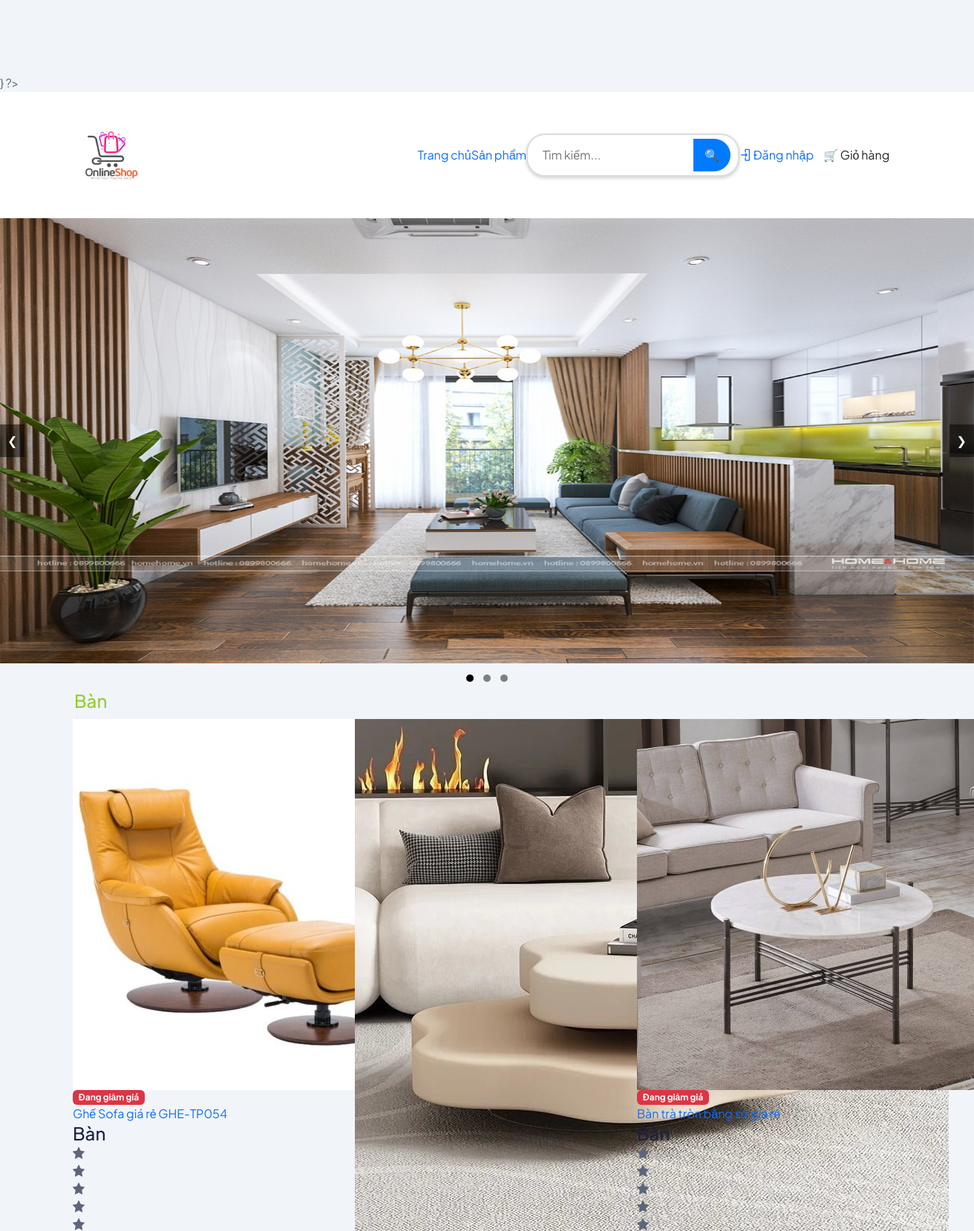
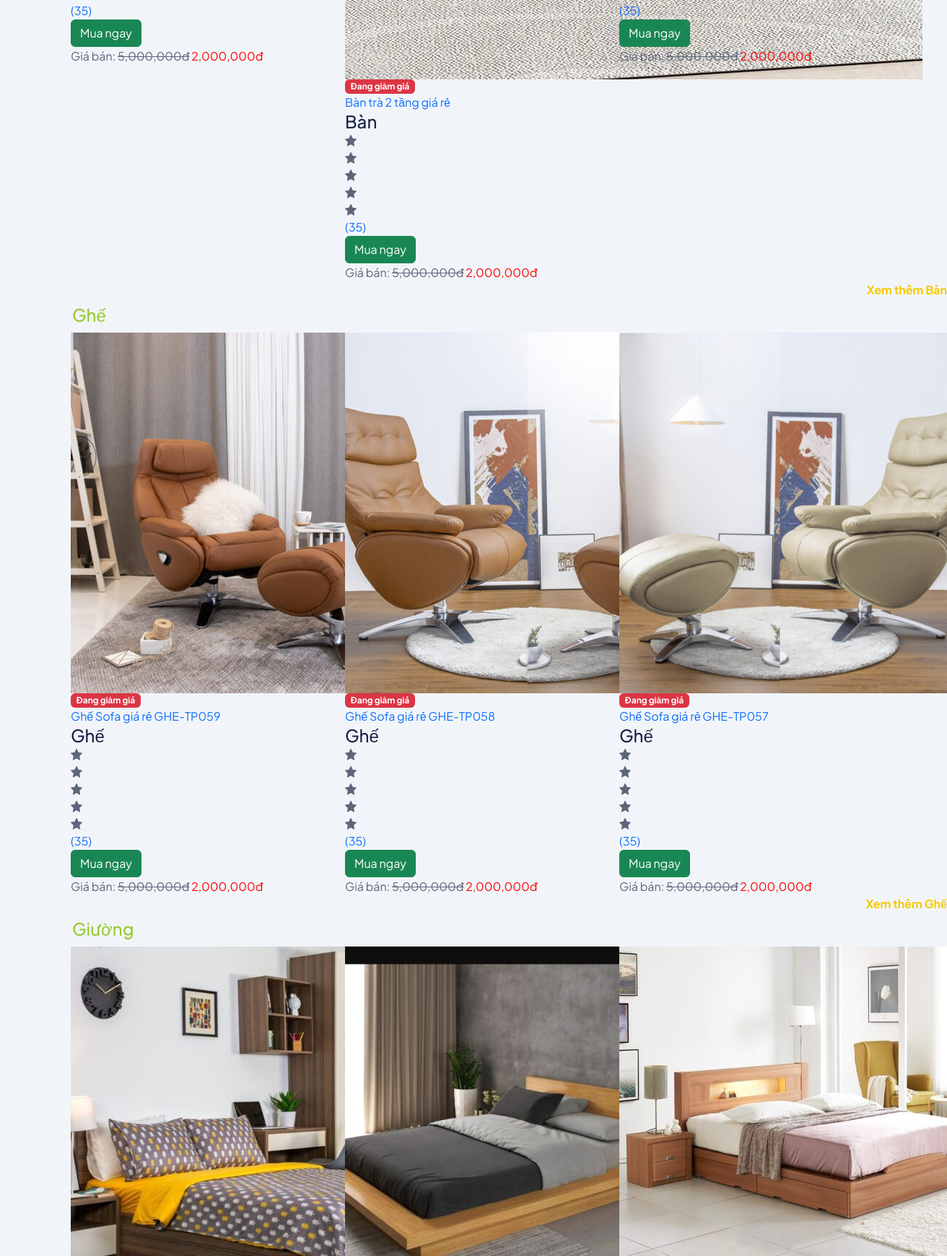
The page / (upper part) on the database its author committed (2 pictures, top to bottom).
### tables this page shows
CREATE TABLE `danhmuc` (
  `id` int(11) NOT NULL,
  `tendanhmuc` varchar(50) NOT NULL,
  `mota` varchar(1000) NOT NULL
);

CREATE TABLE `mathang` (
  `id` int(11) NOT NULL,
  `tenmathang` varchar(255) NOT NULL,
  `mota` text NOT NULL,
  `giaban` float NOT NULL,
  `giagoc` float NOT NULL,
  `soluongton` int(11) NOT NULL,
  `hinhanh` varchar(255) NOT NULL,
  `luotxem` int(11) NOT NULL,
  `luotmua` int(11) NOT NULL,
  `danhmuc_id` int(11) NOT NULL
);

### model/danhmuc.php (called while the page is built, shortened)
<?php
class DANHMUC{
    public function laydanhmuc(){
        $dbcon = DATABASE::connect();
        try{
            $sql = "SELECT * FROM danhmuc";
            $cmd = $dbcon->prepare($sql);
            $cmd->execute();
            $result = $cmd->fetchAll();
            return $result;
        }
        catch(PDOException $e){
            $error_message = $e->getMessage();
            echo "<p>Lỗi truy vấn: $error_message</p>";
            exit();
        }
    }
}
?>

### model/mathang.php (called while the page is built, shortened)
<?php
class MATHANG{
    public function laymathang(){
        $dbcon = DATABASE::connect();
        try{
            $sql = "SELECT * FROM mathang ORDER BY id DESC";
            $cmd = $dbcon->prepare($sql);
            $cmd->execute();
            $result = $cmd->fetchAll();
            return $result;
        }
        catch(PDOException $e){
            $error_message = $e->getMessage();
            echo "<p>Lỗi truy vấn: $error_message</p>";
            exit();
        }
    }
}
?>

### public/main.php (the view, shortened to what this page needs)
<?php
include("inc/top.php");
?>
<div>
    <div class="slideshow-container">
        <img width="100%" height="600px" src="../image/carousel/h1.jpg" class="slides" >
        <button class="prev" onclick="changeSlide(-1)">&#10094;</button>
        <button class="next" onclick="changeSlide(1)">&#10095;</button>
    </div>
    <div class="dots">
        <span class="dot" onclick="currentSlide(1)"></span>
        <span class="dot" onclick="currentSlide(2)"></span>
        <span class="dot" onclick="currentSlide(3)"></span>
    </div>
</div>
<?php
foreach($danhmuc as $d){
$i = 0;
?>
<h3 style="margin-left: 100px;">
<a class="text-decoration-none text-info" href="index.php?action=group&id=<?php echo $d["id"]; ?>">
<?php echo $d["tendanhmuc"]; ?></a>
</h3>
<section class="items-grid section" style="margin-top: 10px;">
    <div class="container">
        <div class="single-head">
            <div class="row">
                <?php
                foreach($mathang as $m){
                if($m["danhmuc_id"] == $d["id"] && $i < 3){
                $i++;
                ?>
                <div class="col-lg-4 col-md-6 col-12" style="border-color: red;">
                    <div class="single-grid wow fadeInUp" data-wow-delay=".2s">
                        <div class="image">
                            <a href="?action=detail&id=<?php echo $m["id"]; ?>" class="thumbnail">
                                <img src="../<?php echo $m["hinhanh"]; ?>" alt="<?php echo $m["tenmathang"]; ?>">
                            </a>
                            <p class="badge bg-danger text-white">Đang giảm giá</p>
                        </div>
                        <div class="content">
                            <div class="top-content">
                                <a href="?action=detail&id=<?php echo $m["id"]; ?>" class="tag"><?php echo $m["tenmathang"]; ?></a>
                                <h3 class="title">
                                <a href="?action=group&id=<?php echo $d["id"]; ?>">
                                <?php echo $d["tendanhmuc"]; ?></a>
                                </h3>
                                <ul class="rating">
                                    <li><i class="lni lni-star-filled"></i></li>
                                    <li><i class="lni lni-star-filled"></i></li>
                                    <li><i class="lni lni-star-filled"></i></li>
                                    <li><i class="lni lni-star-filled"></i></li>
                                    <li><i class="lni lni-star-filled"></i></li>
                                    <li><a href="javascript:void(0)">(35)</a></li>
                                </ul>
                                <ul>
                                    <li><a href="index.php?action=chovaogio&id=<?php echo $m["id"]; ?>" class="btn btn-success">Mua ngay</a></li>
                                </ul>
                            </div>
                            <div class="bottom-content">
                                <?php if ($m["giaban"] != $m["giagoc"]){ ?>
                                <p class="price">Giá bán:
                                    <span class="text-decoration-line-through"><?php echo number_format($m["giagoc"]); ?>đ</span><?php }  ?>
                                    <span style="color: red"><?php echo number_format($m["giaban"]); ?>đ</span></p>
                                </div>
                            </div>
                        </div>
                    </div>
                    <?php
                    }
                    }
                    ?>
                </div>
            </div>
        </div>
    </section>
    <div class="text-end mb-2"><a class="text-warning text-decoration-none fw-bolder" href="index.php?action=group&id=<?php echo $d["id"]; ?>">Xem thêm <?php echo $d["tendanhmuc"]; ?></a></div>
    <?php
    }
    ?>
<?php
include("inc/bottom.php");
?>

### public/inc/top.php (style rules this page uses)
body { padding-top: 100px; Điều chỉnh theo chiều cao của header }

### public/main.php (style rules this page uses)
.slideshow-container { position: relative; margin: auto; overflow: hidden; }
.slides { display: none; width: 100%; }
.prev, .next { position: absolute; top: 50%; transform: translateY(-50%); background-color: rgba(0, 0, 0, 0.5); color: white; border: none; padding: 10px; cursor: pointer; }
.prev { left: 0; }
.next { right: 0; }
.dots { text-align: center; margin-top: 10px; }
.dot { display: inline-block; width: 10px; height: 10px; background-color: gray; border-radius: 50%; margin: 5px; cursor: pointer; }
.active { background-color: black; }

### rows shown on the page
danhmuc: tendanhmuc "Bàn"
mathang: hinhanh (picture), shows "Đang giảm giá", tenmathang "Ghế Sofa giá rẻ GHE-TP054", danhmuc.tendanhmuc "Bàn", giagoc "5,000,000", giaban "2,000,000"
mathang: shows "Đang giảm giá", tenmathang "Bàn trà 2 tầng giá rẻ", danhmuc.tendanhmuc "Bàn", giagoc "5,000,000", giaban "2,000,000"
mathang: hinhanh (picture), shows "Đang giảm giá", tenmathang "Bàn trà tròn bằng sứ gía rẻ", danhmuc.tendanhmuc "Bàn", giagoc "5,000,000", giaban "2,000,000"
danhmuc: tendanhmuc "Ghế"
mathang: hinhanh (picture), shows "Đang giảm giá", tenmathang "Ghế Sofa giá rẻ GHE-TP059", danhmuc.tendanhmuc "Ghế", giagoc "5,000,000", giaban "2,000,000"
mathang: hinhanh (picture), shows "Đang giảm giá", tenmathang "Ghế Sofa giá rẻ GHE-TP058", danhmuc.tendanhmuc "Ghế", giagoc "5,000,000", giaban "2,000,000"
mathang: hinhanh (picture), shows "Đang giảm giá", tenmathang "Ghế Sofa giá rẻ GHE-TP057", danhmuc.tendanhmuc "Ghế", giagoc "5,000,000", giaban "2,000,000"
danhmuc: tendanhmuc "Giường"
mathang: hinhanh (picture)
mathang: hinhanh (picture)
mathang: hinhanh (picture)
